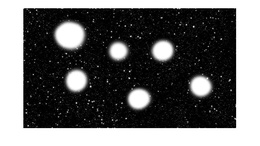
%> input picture DIP Lab 5/150104085/150104085/Cosmos_original.jpg, 260 x 146 px, shrunk from 947 x 530 before the run
$ octave main.m   (GNU Octave 9; MATLAB toolbox functions it lacks are replaced by stand-ins)
%> lines starting %> are read from the running program, lines starting %| are printed output that depends on the picture
### DIP Lab 5/150104085/150104085/erotion.m

function erotedImage  = erotion( I )

[rows, columns] = size(I);
erotedImage = zeros(size(I), class(I));

se = logical([0 0 0 1 0 0 0; 0 0 1 1 1 0 0; 0 1 1 1 1 1 0;
    1 1 1 1 1 1 1; 0 1 1 1 1 1 0; 0 0 1 1 1 0 0; 0 0 0 1 0 0 0]);
[p, q]=size(se);
halfHeight = floor(p/2);
halfWidth = floor(q/2);

for col = (halfWidth + 1) : (columns - halfWidth)
  for row = (halfHeight + 1) : (rows - halfHeight)
    row1 = row-halfHeight;
    row2 = row+halfHeight;
    col1 = col-halfWidth;
    col2 = col+halfWidth;
    thisNeighborhood = I(row1:row2, col1:col2);
    pixelsInSE = thisNeighborhood(se);
    erotedImage(row, col) = min(pixelsInSE);
  end
end

end

### DIP Lab 5/150104085/150104085/dialation.m

function dialatedImage  = dialation( I )

[rows, columns] = size(I);
dialatedImage = zeros(size(I), class(I));

se = logical([0 0 0 1 0 0 0; 0 0 1 1 1 0 0; 0 1 1 1 1 1 0;
    1 1 1 1 1 1 1; 0 1 1 1 1 1 0; 0 0 1 1 1 0 0; 0 0 0 1 0 0 0]);
[p, q]=size(se);
halfHeight = floor(p/2);
halfWidth = floor(q/2);

for col = (halfWidth + 1) : (columns - halfWidth)
  for row = (halfHeight + 1) : (rows - halfHeight)
    row1 = row-halfHeight;
    row2 = row+halfHeight;
    col1 = col-halfWidth;
    col2 = col+halfWidth;
    thisNeighborhood = I(row1:row2, col1:col2);
    pixelsInSE = thisNeighborhood(se);
    dialatedImage(row, col) = max(pixelsInSE);
  end
end


end

### DIP Lab 5/150104085/150104085/hitMiss.m

function hitMissImage  = hitMiss( I )

[rows, columns] = size(I);
hitMissImage = zeros(size(I), class(I));

se = logical([0 0 0 1 0 0 0; 0 0 1 1 1 0 0; 0 1 1 1 1 1 0;
    1 1 1 1 1 1 1; 0 1 1 1 1 1 0; 0 0 1 1 1 0 0; 0 0 0 1 0 0 0]);
[p, q]=size(se);

erotedImage = erotion(I);
c=imcomplement(erotedImage);

d = erotion(c);
e = bitand(erotedImage, d);

end

### DIP Lab 5/150104085/150104085/closing.m

function close  = closing( I )

[rows, columns] = size(I);

close = uint8(zeros(size(I), class(I)));
K = im2bw(close);

se = logical([0 0 0 1 0 0 0; 0 0 1 1 1 0 0; 0 1 1 1 1 1 0;
    1 1 1 1 1 1 1; 0 1 1 1 1 1 0; 0 0 1 1 1 0 0; 0 0 0 1 0 0 0]);
[p, q]=size(se);

dialatedImage = dialation(I);
close1 = erotion(dialatedImage);
%erotedImage = erotion(I);
%c = se + dialatedImage;
%d = c - I;
close = close1 - I;

end

### DIP Lab 5/150104085/150104085/closing1.m

function close1  = closing1( I )

[rows, columns] = size(I);

close1 = uint8(zeros(size(I), class(I)));
K = im2bw(close1);

se = logical([0 0 0 1 0 0 0; 0 0 1 1 1 0 0; 0 1 1 1 1 1 0;
    1 1 1 1 1 1 1; 0 1 1 1 1 1 0; 0 0 1 1 1 0 0; 0 0 0 1 0 0 0]);
[p, q]=size(se);

dialatedImage = dialation(I);
close1 = erotion(dialatedImage);
% [4 lines of commented-out code are left out]

end

### DIP Lab 5/150104085/150104085/main.m
clear;
I = imread('Cosmos_original.jpg');
%> I is the input picture: size 146x260x3 uint8; min 0, max 255, mean 104.6
subplot(3,2,1);
imshow(I);
title('Original image');


erotedImage = erotion(I);
%> after the loop in erotion, `for col = (halfWidth + 1) : (columns - halfWidth)`:
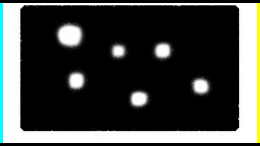
%> erotedImage: size 146x260x3 uint8; mean R, G, B 66.2, 69, 66.2
subplot(3,2,2);
imshow(erotedImage);
title('Erosion');

dialatedImage = dialation(I);
%> after the loop in dialation, `for col = (halfWidth + 1) : (columns - halfWidth)`:
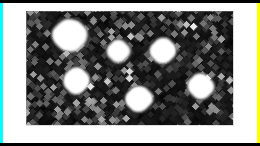
%> dialatedImage: size 146x260x3 uint8; mean R, G, B 132.4, 135.2, 132.4
subplot(3,2,3);
imshow(dialatedImage);
title('Dialation');

hitMissImage = hitMiss(I);
%> in hitMiss, `c=imcomplement(erotedImage);`:
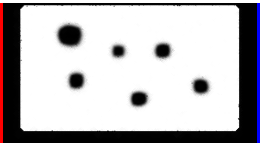
%> c: size 146x260x3 uint8; mean R, G, B 188.8, 186, 188.8
%> after the loop in erotion (call 3), `for col = (halfWidth + 1) : (columns - halfWidth)`:
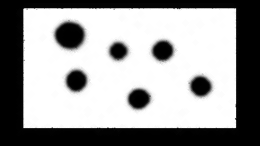
%> erotedImage: size 146x260x3 uint8; min 0, max 255, mean 155.4
%> in hitMiss, `e = bitand(erotedImage, d);`:
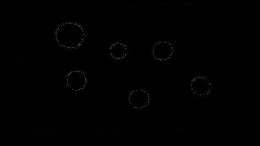
%> e: size 146x260x3 uint8; min 0, max 72, mean 0.6
%> hitMissImage: size 146x260x3 uint8; every value is 0
subplot(3,2,4);
imshow(hitMissImage);
title('HitMiss');

close1 = closing1(I);
%> after the loop in erotion (call 4), `for col = (halfWidth + 1) : (columns - halfWidth)`:
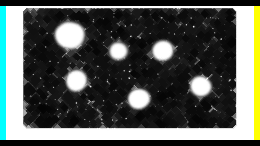
%> erotedImage: size 146x260x3 uint8; mean R, G, B 86.2, 91.6, 86.2
subplot(3,2,5);
imshow(close1);
title('Closing');

close = closing(I);
%> in closing, `close = close1 - I;`:
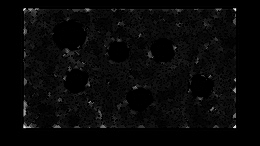
%> close: size 146x260x3 uint8; min 0, max 255, mean 8
subplot(3,2,6);
imshow(close);
title('Black Top Hat');
